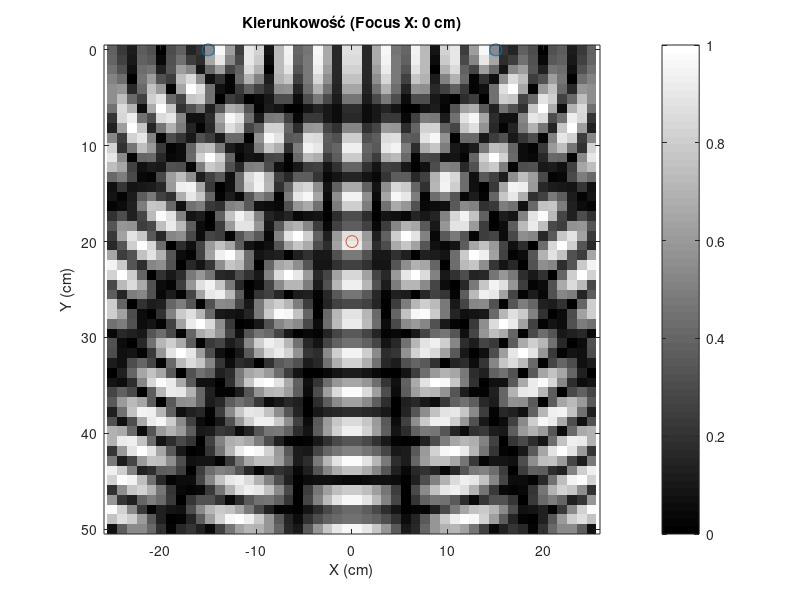
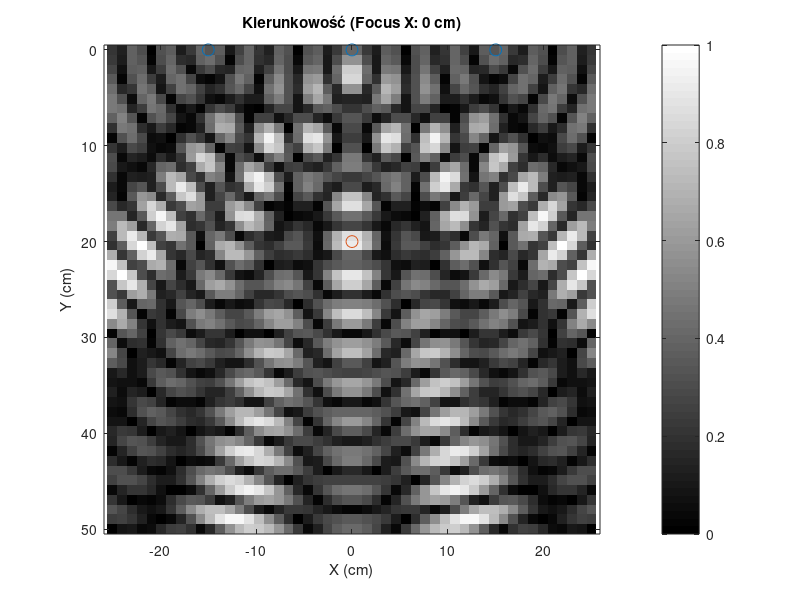
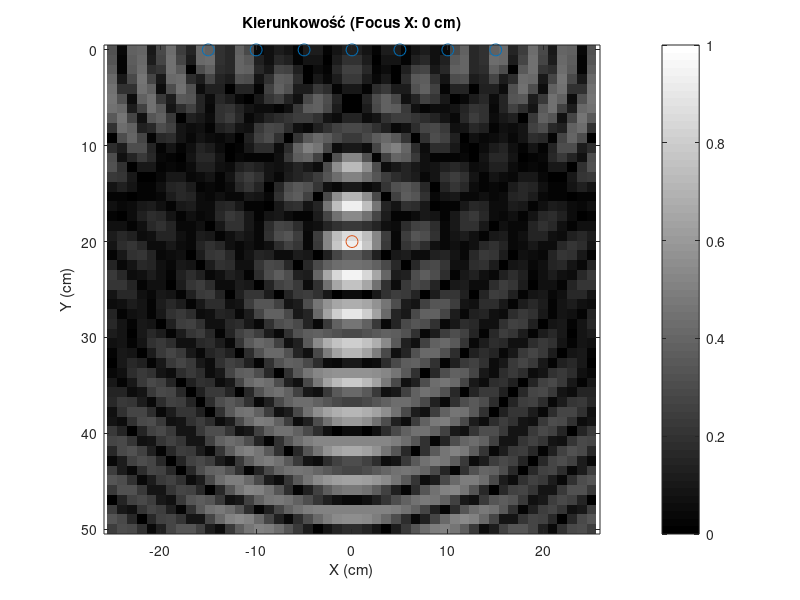
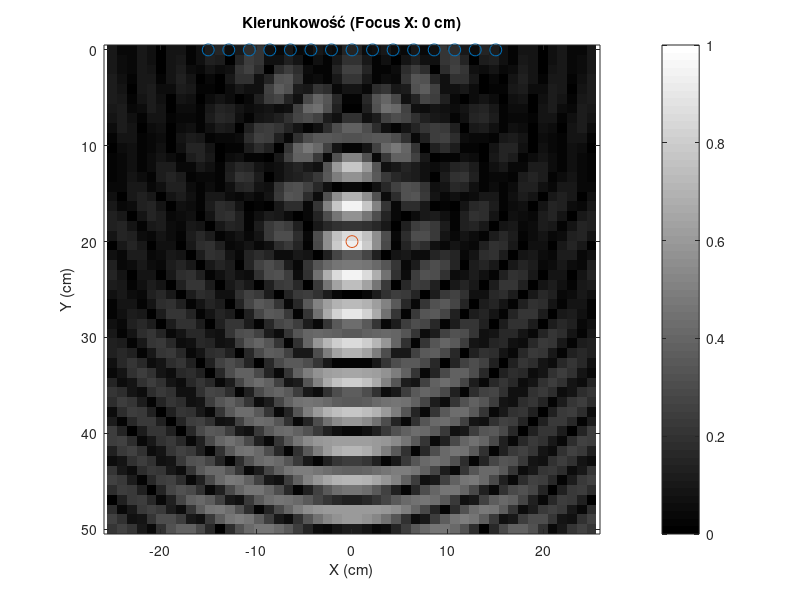

Write MATLAB code to recreate these figures, in order.
clear all;
close all;

% Constants
vs = 34300; % Speed of sound (cm/s)
omega = 5000 * 2 * pi; % Frequency (rad/s)

% Grid size (physical dimensions)
si = 50; % Size of grid in cm
grid_points = 50; % Number of grid points
x = linspace(-si/2, si/2, grid_points); % x-coordinates
y = linspace(0, si, grid_points); % y-coordinates
[X, Y] = meshgrid(x, y); % Create a 2D grid

No_mics = [2 3 7 15 21]

%mic_spacing = [1 2 3 4 5 6]
rn_t = [-4 0; -3 0; -2 0; -1 0; 0 0; 1 0; 2 0; 3 0;4 0]; % Microphone positions (cm)

% Initialize parameters for sweeping
focus_y = 20; % Fixed y-coordinate for the focus point
focus_x_range = linspace(-si/2, si/2, 3); % Sweep x-coordinate of focus point
num_sweeps = length(No_mics);



% Loop through each focus point and generate separate figures
for sweep_idx = 1:num_sweeps
    % Current focal point
    %rf = [focus_x_range(sweep_idx), focus_y]; 
     rf = [0, focus_y];
    % Initialize directivity matrix
    D = zeros(grid_points, grid_points);
    rn_x = linspace(-15,15,No_mics(sweep_idx))
    rn = zeros(No_mics(sweep_idx),2)
    rn(:,1) = rn_x;
    rn(:,2) = 0;
    % Calculate directivity for the current focal point
    for n = 1:size(rn, 1)
        dist_focus_to_mic = vecnorm(rf - rn(n,:), 2, 2); % Focus to mic
        for i = 1:grid_points
            for j = 1:grid_points
                grid_point = [X(i, j), Y(i, j)];
                dist_point_to_mic = vecnorm(grid_point - rn(n,:), 2, 2); % Grid to mic
                D(i, j) = D(i, j) + exp(-1j * omega * dist_point_to_mic / vs) ...
                                    .* exp(1j * omega * dist_focus_to_mic / vs)./size(rn,1);
            end
        end
    end
    clims = [0 1];
    % Plot directivity before making real
  % figure;
  % imagesc(x, y, abs(D),clims); % Plot the magnitude of directivity
  % colormap('gray')
  % %imagesc(x, y, abs(D))
  % colorbar;
  % title(['Kierunkowość (Focus X: ', num2str(rf(1)), ' cm)']);
  % xlabel('X (cm)');
  % ylabel('Y (cm)');
  % axis equal;
  % hold on;
%
  % % Plot microphone positions
  % scatter(rn(:,1), rn(:,2), 75, 'rx'); % Microphones in red
%
  % % Plot focal point
  % scatter(rf(1), rf(2), 75, 'ko'); % Focal point in blue
  % file_name_complex = sprintf('directivity_complex_focus_x_%d.stl', rf(1));
  % %save_stl_mesh(X, Y, abs(D), file_name_complex);
  % % Make D real
  
  % % Save directivity after making real
  % file_name_real = sprintf('directivity_real_focus_x_%d.stl', rf(1));
  % %save_stl_mesh(X, Y, abs(D), file_name_real);
  % % Plot directivity after making real
    D = real(D);
    figure;
    imagesc(x, y, abs(D),clims); % Plot the magnitude of directivity
    %imagesc(x, y, abs(D))
    colormap('gray')
    colorbar;
    title(['Kierunkowość (Focus X: ', num2str(rf(1)), ' cm)']);
    xlabel('X (cm)');
    ylabel('Y (cm)');
    axis equal;
    hold on;

    % Plot microphone positions
    scatter(rn(:,1), rn(:,2), 75, 'rx'); % Microphones in red

    % Plot focal point
    scatter(rf(1), rf(2), 75, 'ko'); % Focal point in blue
end

% Function to save a mesh as an STL file
function save_stl_mesh(X, Y, Z, file_name)
    % Create the triangulation object
    tri = delaunay(X, Y);  % Perform Delaunay triangulation
    vertices = [X(:), Y(:), Z(:)];  % Create vertices matrix

    % Create the triangulation object
    triang = triangulation(tri, vertices);

    % Write the triangulation to an STL file
    stlwrite(triang,file_name);
end